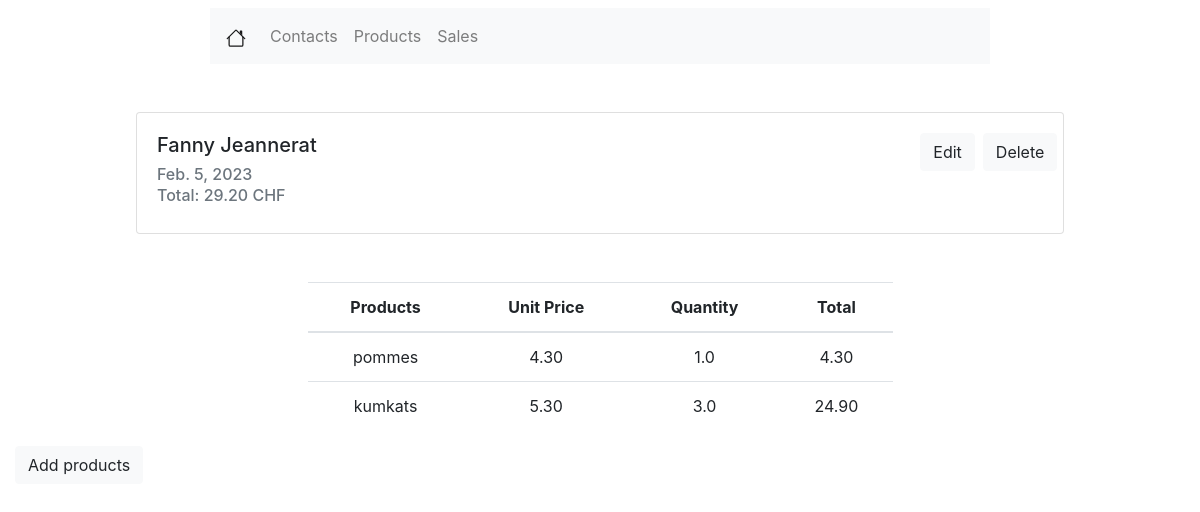
Before: /sales/6/ with the older database file.
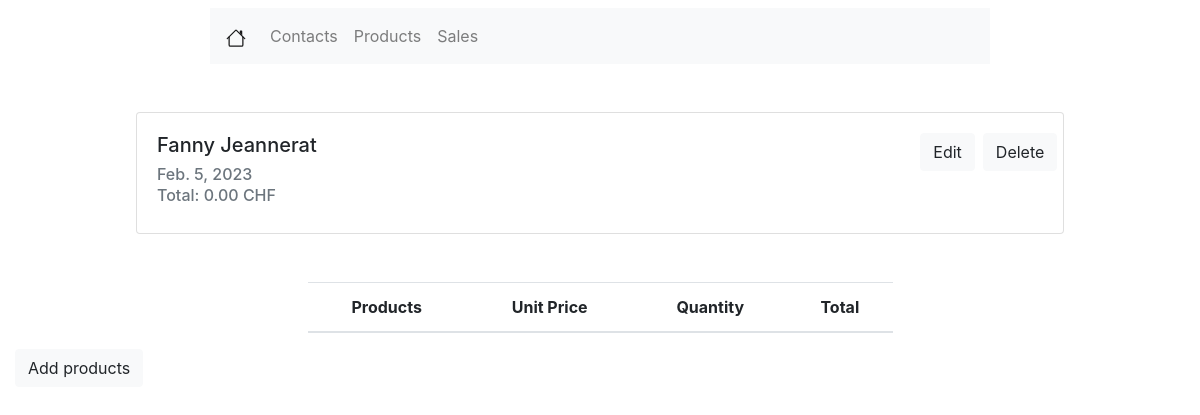
After: the same page with the newer database file.
### sale/models.py (models this page shows, shortened)
class SaleOrder(models.Model):
    create_at = models.DateTimeField(auto_now_add=True)
    updated_at = models.DateTimeField(auto_now=True)
    name = models.CharField(max_length=100)
    partner_id = models.ForeignKey(Contact, on_delete=models.CASCADE, null=False, verbose_name='Customer')
    validity_date = models.DateField(verbose_name="Validity date", blank=True, null=True)
    @property
    def total(self):
        res = False
        for sol in self.saleorderline_set.all():
            res += sol.sol_total
        return res

class SaleOrderLine(models.Model):
    create_at = models.DateTimeField(auto_now_add=True, blank=True, null=True)
    updated_at = models.DateTimeField(auto_now=True, blank=True, null=True)
    product_id = models.ForeignKey(Product, on_delete=models.CASCADE, null=False, verbose_name="Products")
    quantity = models.FloatField(default=1, verbose_name="Quantity")
    sol_total = models.FloatField(verbose_name="Total", max_length=100)
    sale_order_id = models.ForeignKey(SaleOrder, on_delete=models.CASCADE)

### contacts/models.py (models this page shows, shortened)
class Contact(models.Model):
    COUNTRY_CHOICES = (
        ('US', 'United States'),
        ('FR', 'France'),
        ('CH', 'Suisse'),
        ('RU', 'Russia'),
        ('IT', 'Italy'),
    )
    TITLE_CHOICES = (
        ('M.', 'Monsieur'),
        ('Mme', 'Madame'),
        ('Melle', 'Mademoiselle'),
        ('NA', 'Sans avis'),
    )
    LANG_CHOICES = (
        ('EN', 'Anglais'),
        ('FR', 'Francais'),
        ('CH', 'Suisse'),
        ('RU', 'Russe'),
        ('IT', 'Italien'),
    )
    is_active = models.BooleanField(verbose_name="active", default=True)
    title = models.CharField(verbose_name="titre", max_length=50, null=False, choices=TITLE_CHOICES, default='Mme')
    lang = models.CharField(verbose_name="Langue", max_length=80, null=False, choices=LANG_CHOICES, default='US')
    name = models.CharField(verbose_name='Prénom', max_length=200, null=True)
    lastname = models.CharField(verbose_name='Nom de famille', max_length=200, null=True)
    age = models.IntegerField(verbose_name='Age', null=True)
    street = models.CharField(verbose_name="Adresse", max_length=100, null=True)
    region_zip = models.IntegerField(verbose_name="Code postale", null=True)
    city = models.CharField(verbose_name="Ville", max_length=200, null=True)
    country = models.CharField(verbose_name="Pays", max_length=100, null=False, choices=COUNTRY_CHOICES, default='CH')
    phone = PhoneNumberField(null=True)
    mobile = PhoneNumberField(null=True)
    email = models.EmailField(verbose_name="E-mail", max_length=254, null=True)
    state = models.CharField(verbose_name="Etat", max_length=20, null=True)

### products/models.py (models this page shows, shortened)
class Product(models.Model):
    create_at = models.DateTimeField(auto_now_add=True)
    updated_at = models.DateTimeField(auto_now=True)
    name = models.CharField(verbose_name="Nom du produit", max_length=50)
    price = models.FloatField(verbose_name="Prix du produit")
    description = models.TextField(verbose_name="Description du produit", null=True)
    picture = models.ImageField(verbose_name="Illustrations", upload_to='images')

### sale/views.py (the view)
# urls.py: path('<int:pk>/', views.SaleOrderDetailView.as_view(), name='sale_detail'),
class SaleOrderDetailView(generic.DetailView):
    template_name = 'sale/sale_formview.html'
    model = SaleOrder

### sale/templatetags/verbose_names.py (called while the page is built)
@register.simple_tag
def get_verbose_field_name(instance, field_name):
    return instance._meta.get_field(field_name).verbose_name.title()

### sale/templates/sale/sale_formview.html (shortened to what this page needs)
{% extends 'viewlist/viewlist.html' %}
{% load verbose_names %}
{% block viewlist %}
    <div class="row mx-auto mt-5 justify-content-center">
        <div class="card" style="width: 58rem;">
            <div class="card-body">
                <div class="row">
                    <div class="col-md-10">
                        <h5 class="card-title">{{ saleorder.partner_id.name }} {{ saleorder.partner_id.lastname }} </h5>
                    </div>
                    <div class="col-md-2" style="display: inherit">
                        <a class="btn btn-light mr-2" href="{% url 'edit_sale' saleorder.pk %}"
                           role="button">Edit</a>
                        <form action="#" method="post">
                            <button class="btn btn-light mr-2">Delete</button>
                        </form>
                    </div>
                </div>
                <h6 class="card-subtitle mb-2 text-muted " data-toggle="tooltip" data-placement="left"
                    title="{% get_verbose_field_name saleorder "validity_date" %}">{{ saleorder.validity_date }}</h6>
                <h6 class="card-subtitle mb-2 text-muted">Total: {{ saleorder.total|floatformat:2 }} CHF</h6>
            </div>
        </div>
    </div>
    <div class="row mx-auto mt-5 justify-content-center">
        <table class="table table-hover w-50" style="text-align: center">
            <thead>
            <tr>
                <th scope="col">Products</th>
                <th scope="col">Unit Price</th>
                <th scope="col">Quantity</th>
                <th scope="col">Total</th>
            </tr>
            </thead>
            <tbody>
            {% for sol in saleorder.saleorderline_set.all %}
                <tr>
                    <td>{{ sol.product_id.name }}</td>
                    <td>{{ sol.product_id.price|floatformat:2 }}</td>
                    <td>{{ sol.quantity }}</td>
                    <td>{{ sol.sol_total|floatformat:2 }}</td>
                </tr>
            {% endfor %}
            </tbody>
        </table>
    </div>
    <a class="btn btn-light" href="{% url 'edit_sale' saleorder.pk %}" role="button">Add products</a>
{% endblock %}

### viewlist/templates/viewlist/viewlist.html (shortened to what this page needs)
{% extends 'index/index.html' %}
{% block content %}
    <nav class="navbar navbar-expand-lg navbar-light bg-light mt-2 col-md-8 offset-md-2">
        <a class="navbar-brand" href="{% url 'home' %}">
        </a>
        <div class="collapse navbar-collapse" id="navbarNav">
            <ul class="navbar-nav">
                <li class="nav-item">
                    <a class="nav-link" href="{% url 'contacts' %}">Contacts</a>
                </li>
                <li class="nav-item">
                    <a class="nav-link" href="{% url 'products' %}">Products</a>
                </li>
                <li class="nav-item">
                    <a class="nav-link" href="{% url 'sales' %}">Sales</a>
                </li>
            </ul>
        </div>
    </nav>
    {% block viewlist %}
    {% endblock %}
{% endblock %}

### index/templates/index/index.html (shortened to what this page needs)
<!doctype html>
<html lang="en">
<head>
    <link rel="stylesheet" href="https://cdn.jsdelivr.net/npm/bootstrap@4.5.3/dist/css/bootstrap.min.css"
>
</head>
<body>
<div class="container-fluid">
    {% block content %}
    {% endblock %}
</div>
</body>
</html>

Changed rows visible on the page:
removed SaleOrderLine: product_id.name "pommes", product_id.price "4.30", quantity "1.0", sol_total "4.30"
removed SaleOrderLine: product_id.name "kumkats", product_id.price "5.30", quantity "3.0", sol_total "24.90"
computed for SaleOrder "Fanny": total "29.20" → "0.00"
